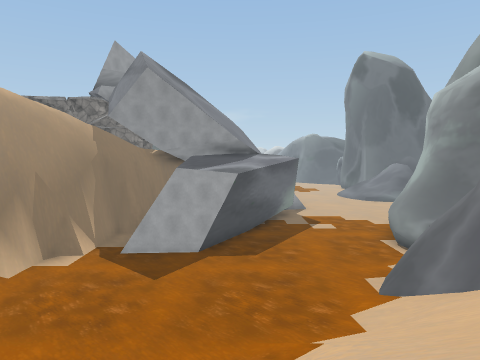
View 1 (above)

18 first-person views from a walk through a Unity game level. The camera is 1.4 m above the floor, tilts 4° down and sees 70° across. The floor is counted in squares, 2 m on a side. Each view is taken from the middle of a square. On the plan, view 1 faces up. The plan holds only what a view shows up to about 11 squares ahead; the rest is blank. The place goes on beyond the plan. The player character is not drawn. Some animated figures are not drawn. Some surface patterns are stand-ins.

View 2
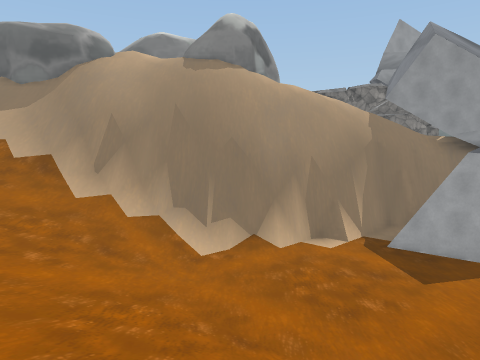

View 3
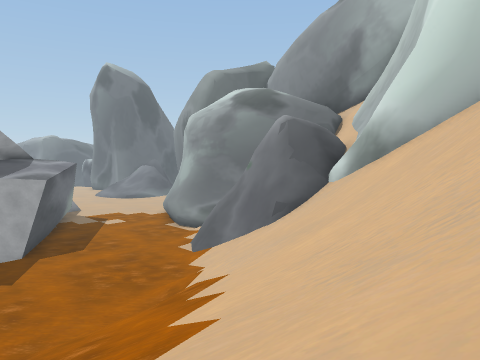

View 4
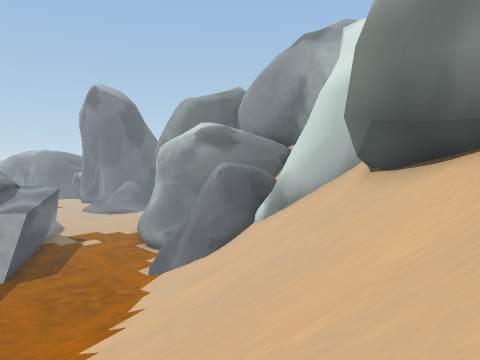

View 5
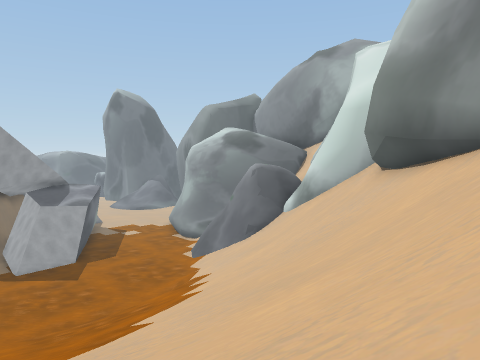

View 6
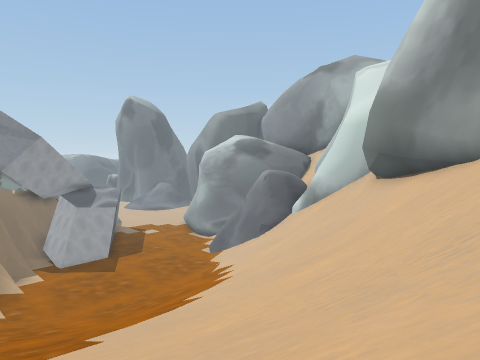

View 7
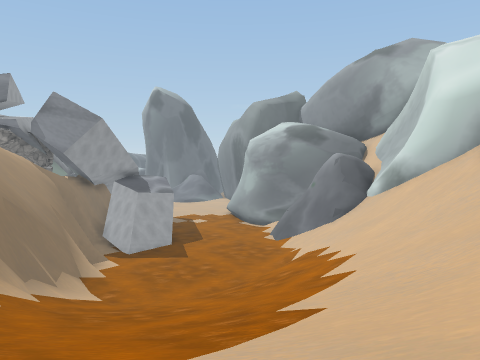

View 8
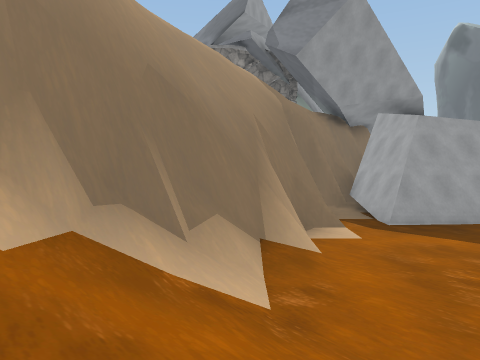

View 9
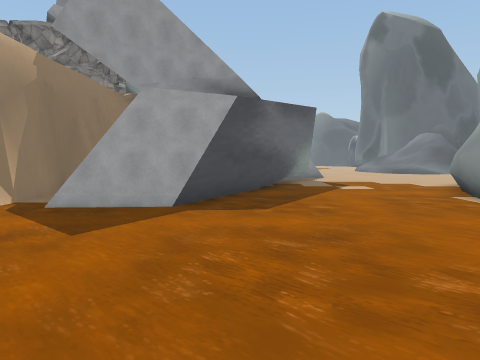

View 10
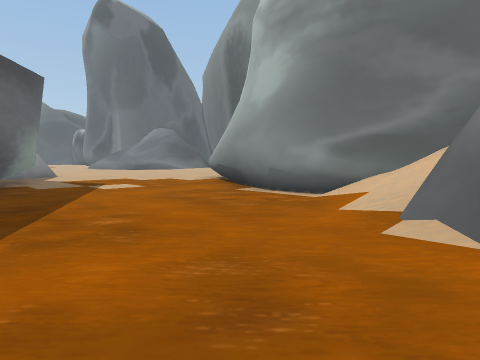

View 11
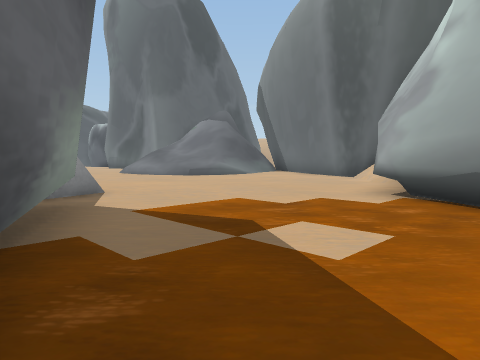

View 12
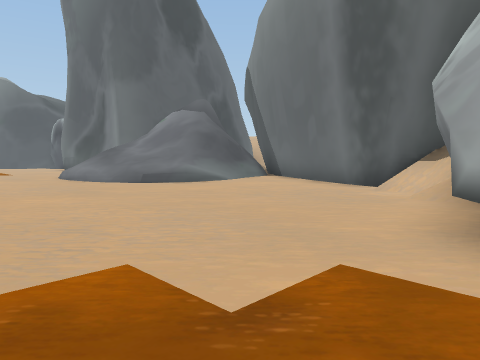

View 13
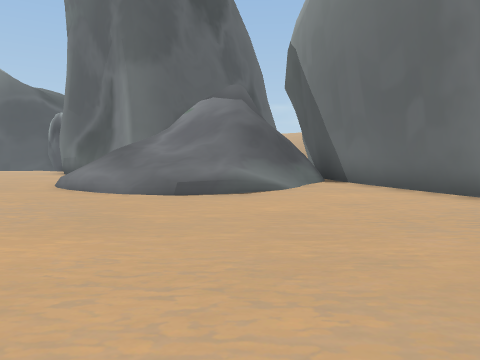

View 14
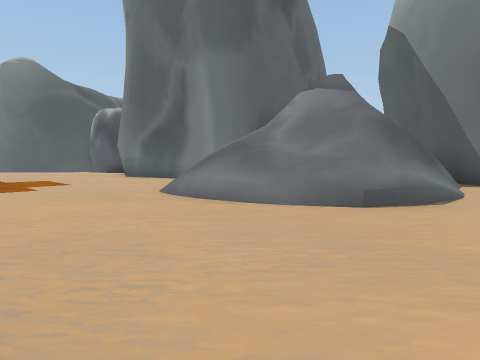

View 15
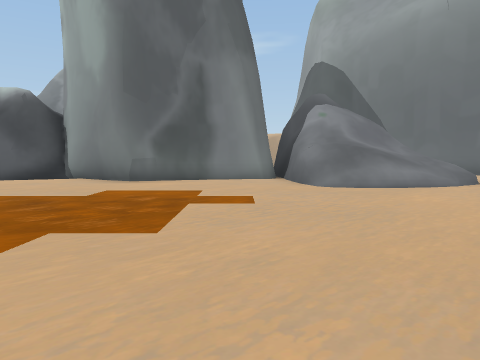

View 16
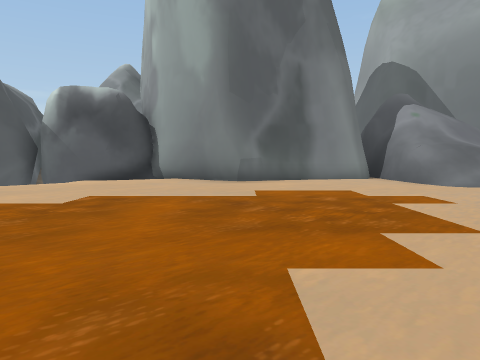

View 17
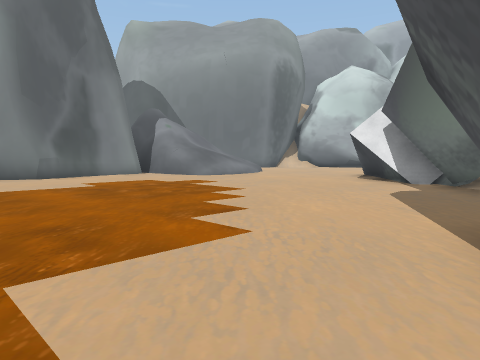

View 18
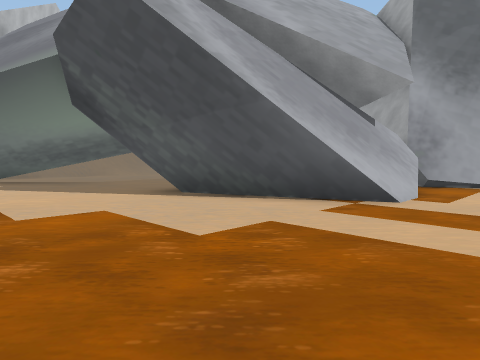

### Floor plan
Key: @ floor where view 1 was taken; # wall or solid block; . main floor; : floor 0.25 m higher than the main floor; / step, stairs or slope; = window, fence, low wall or low ledge; v drop or lower ground.
Columns run from 11 left of view 1 to 14 right of it. Each row starts with its distance up from view 1.
 37           ....    ../ #
 36      .........  ......#
 35    ##.///..... ........
 34     #####.............#
 33         ##...........##
 32          #...........#
 31          #...........##
 30         ..............#
 29         .#............#
 28         ..#...........#
 27           ##.......////
 26            #.......//////
 25            ####..../////v
 24             ###....////=v#
 23                .....///###
 22                .........#
 21                .........#
 20              ##........##
 19              #.........#
 18              #.........#
 17             ##........##
 16             #......####
 15            ##.....##
 14       ###  #.....##
 13       #.# ##.....#
 12       #.###......#
 11      ##.###......#
 10      #...........##
  9    ###..........//#
  8   ##/:.........#  #
  7  ##//........./#
  6 ##///........./#
  5 =/////......///#
  4 ///////////////###
  3 ////////////////#
  2  ///////////////#
  1  ///////////////#
  0  //////////@////#
 -1  ///////////////#
 -2   ////////////#
 -3   ///////////##
 -4 / //////////##
 -5     ///////##
 -6     //////##
 -7   / //

Where each view was taken, in squares from view 1:
view 1: 0 up, 0 right, facing up
view 2: 1 up, 0 right, facing up-left
view 3: 2 down, 4 left, facing up-right
view 4: 5 down, 4 left, facing up-right
view 5: 6 down, 7 left, facing up-right
view 6: 7 down, 9 left, facing up-right
view 7: 4 down, 11 left, facing up-right
view 8: 3 up, 7 left, facing up
view 9: 4 up, 0 right, facing up
view 10: 7 up, 0 right, facing up-right
view 11: 13 up, 1 right, facing up-right
view 12: 15 up, 4 right, facing up-right
view 13: 18 up, 5 right, facing up-right
view 14: 21 up, 4 right, facing up-right
view 15: 29 up, 0 right, facing right
view 16: 32 up, 0 right, facing right
view 17: 35 up, 2 left, facing down-right
view 18: 37 up, 2 right, facing down-left
